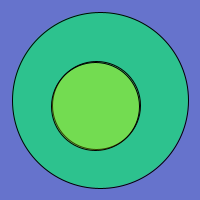
Frame 1 (no input)
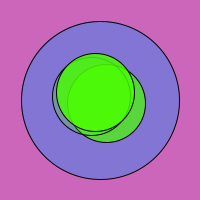
Frame 60 (the mouse pressed at the canvas centre just before this capture)
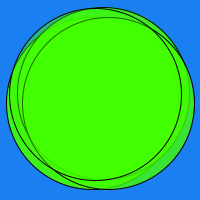
Frame 120 (the mouse held since frame 60 and released just before this capture)

The Processing sketch that drew these frames (run headless with seeded random() and noise(); from frame 60 on, the mouse is pressed at the canvas centre):

// Processing sketch: processing_92478
// ── processing_92478.pde

int branchesMin, branchesMax, colorStart;
int xx = 100;
int yy = 100;


void setup() {
size (200,200);
smooth();
colorMode(HSB,360,100,100);
frameRate(5);
}

void draw() {
background(int(random(360)),50,80,150);
int r = int(random(50,200));
int n = int(random(2,3));
branchesMin = int(random(2));
branchesMax = int(random(5,6));
colorStart = int(random (300,700));
drawCircle(100,100,r,n);
}

void drawCircle(float x, float y, int radius, int num) {
        float value = colorStart*num/6.0;
        fill(value,100,100,int(random(50,255)));
        ellipse(x, y, radius*2, radius*2);
        if (num>1) {
            num=num-1;
            int branches = int(random(branchesMin,branchesMax));
            for (int i=0; i < branches; i++) {
                float a = random(0, TWO_PI);
                float newx = x + cos(a)*random(6,10)*num;
                float newy = y + sin(a)*random(6,10)*num;
                drawCircle(newx,newy,radius/2,num);
            }
        }
}
